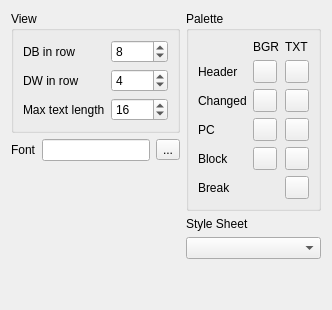
           <widget class="QWidget" name="tab_12">
            <attribute name="icon">
             <iconset resource="../xpeccy.qrc">
              <normaloff>:/images/bug.png</normaloff>:/images/bug.png</iconset>
            </attribute>
            <attribute name="title">
             <string>deBUGa</string>
            </attribute>
            <layout class="QHBoxLayout" name="horizontalLayout_37" stretch="10,0">
             <item>
              <layout class="QVBoxLayout" name="verticalLayout_46">
               <item>
                <widget class="QGroupBox" name="groupBox_13">
                 <property name="title">
                  <string>View</string>
                 </property>
                 <layout class="QGridLayout" name="gridLayout_16" columnstretch="0,10">
                  <item row="0" column="1">
                   <widget class="QSpinBox" name="sbDbSize">
                    <property name="minimum">
                     <number>1</number>
                    </property>
                    <property name="maximum">
                     <number>16</number>
                    </property>
                    <property name="value">
                     <number>8</number>
                    </property>
                   </widget>
                  </item>
                  <item row="0" column="0">
                   <widget class="QLabel" name="label_61">
                    <property name="text">
                     <string>DB in row</string>
                    </property>
                   </widget>
                  </item>
                  <item row="2" column="0">
                   <widget class="QLabel" name="label_62">
                    <property name="text">
                     <string>Max text length</string>
                    </property>
                   </widget>
                  </item>
                  <item row="1" column="0">
                   <widget class="QLabel" name="label_63">
                    <property name="text">
                     <string>DW in row</string>
                    </property>
                   </widget>
                  </item>
                  <item row="1" column="1">
                   <widget class="QSpinBox" name="sbDwSize">
                    <property name="minimum">
                     <number>1</number>
                    </property>
                    <property name="maximum">
                     <number>16</number>
                    </property>
                    <property name="value">
                     <number>4</number>
                    </property>
                   </widget>
                  </item>
                  <item row="2" column="1">
                   <widget class="QSpinBox" name="sbTextSize">
                    <property name="minimum">
                     <number>1</number>
                    </property>
                    <property name="maximum">
                     <number>128</number>
                    </property>
                    <property name="value">
                     <number>16</number>
                    </property>
                   </widget>
                  </item>
                 </layout>
                </widget>
               </item>
               <item>
                <layout class="QHBoxLayout" name="horizontalLayout_38">
                 <item>
                  <widget class="QLabel" name="label_64">
                   <property name="text">
                    <string>Font</string>
                   </property>
                  </widget>
                 </item>
                 <item>
                  <widget class="QLineEdit" name="leDbgFont">
                   <property name="readOnly">
                    <bool>true</bool>
                   </property>
                  </widget>
                 </item>
                 <item>
                  <widget class="QToolButton" name="tbDbgFont">
                   <property name="text">
                    <string>...</string>
                   </property>
                   <property name="icon">
                    <iconset resource="../xpeccy.qrc">
                     <normaloff>:/images/font.png</normaloff>:/images/font.png</iconset>
                   </property>
                  </widget>
                 </item>
                </layout>
               </item>
               <item>
                <spacer name="verticalSpacer_2">
                 <property name="orientation">
                  <enum>Qt::Vertical</enum>
                 </property>
                 <property name="sizeHint" stdset="0">
                  <size>
                   <width>20</width>
                   <height>40</height>
                  </size>
                 </property>
                </spacer>
               </item>
              </layout>
             </item>
             <item>
              <layout class="QVBoxLayout" name="verticalLayout_45">
               <item>
                <widget class="QGroupBox" name="groupBox_7">
                 <property name="title">
                  <string>Palette</string>
                 </property>
                 <layout class="QGridLayout" name="gridLayout_15">
                  <item row="7" column="0">
                   <widget class="QLabel" name="label_49">
                    <property name="text">
                     <string>Block</string>
                    </property>
                   </widget>
                  </item>
                  <item row="0" column="1">
                   <widget class="QLabel" name="label_43">
                    <property name="text">
                     <string>BGR</string>
                    </property>
                   </widget>
                  </item>
                  <item row="7" column="2">
                   <widget class="QToolButton" name="tbDbgSelFG">
                    <property name="contextMenuPolicy">
                     <enum>Qt::CustomContextMenu</enum>
                    </property>
                    <property name="text">
                     <string/>
                    </property>
                   </widget>
                  </item>
                  <item row="0" column="2">
                   <widget class="QLabel" name="label_44">
                    <property name="text">
                     <string>TXT</string>
                    </property>
                   </widget>
                  </item>
                  <item row="3" column="1">
                   <widget class="QToolButton" name="tbDbgChaBG">
                    <property name="contextMenuPolicy">
                     <enum>Qt::CustomContextMenu</enum>
                    </property>
                    <property name="text">
                     <string/>
                    </property>
                   </widget>
                  </item>
                  <item row="6" column="1">
                   <widget class="QToolButton" name="tbDbgPcBG">
                    <property name="contextMenuPolicy">
                     <enum>Qt::CustomContextMenu</enum>
                    </property>
                    <property name="text">
                     <string/>
                    </property>
                   </widget>
                  </item>
                  <item row="1" column="2">
                   <widget class="QToolButton" name="tbDbgHeadFG">
                    <property name="contextMenuPolicy">
                     <enum>Qt::CustomContextMenu</enum>
                    </property>
                    <property name="text">
                     <string/>
                    </property>
                   </widget>
                  </item>
                  <item row="1" column="0">
                   <widget class="QLabel" name="label_40">
                    <property name="text">
                     <string>Header</string>
                    </property>
                   </widget>
                  </item>
                  <item row="1" column="1">
                   <widget class="QToolButton" name="tbDbgHeadBG">
                    <property name="contextMenuPolicy">
                     <enum>Qt::CustomContextMenu</enum>
                    </property>
                    <property name="text">
                     <string/>
                    </property>
                   </widget>
                  </item>
                  <item row="6" column="0">
                   <widget class="QLabel" name="label_48">
                    <property name="text">
                     <string>PC</string>
                    </property>
                   </widget>
                  </item>
                  <item row="6" column="2">
                   <widget class="QToolButton" name="tbDbgPcFG">
                    <property name="contextMenuPolicy">
                     <enum>Qt::CustomContextMenu</enum>
                    </property>
                    <property name="text">
                     <string/>
                    </property>
                   </widget>
                  </item>
                  <item row="7" column="1">
                   <widget class="QToolButton" name="tbDbgSelBG">
                    <property name="contextMenuPolicy">
                     <enum>Qt::CustomContextMenu</enum>
                    </property>
                    <property name="text">
                     <string/>
                    </property>
                   </widget>
                  </item>
                  <item row="8" column="0">
                   <widget class="QLabel" name="label_50">
                    <property name="text">
                     <string>Break</string>
                    </property>
                   </widget>
                  </item>
                  <item row="8" column="2">
                   <widget class="QToolButton" name="tbDbgBrkFG">
                    <property name="contextMenuPolicy">
                     <enum>Qt::CustomContextMenu</enum>
                    </property>
                    <property name="text">
                     <string/>
                    </property>
                   </widget>
                  </item>
                  <item row="3" column="0">
                   <widget class="QLabel" name="label_46">
                    <property name="text">
                     <string>Changed</string>
                    </property>
                   </widget>
                  </item>
                  <item row="3" column="2">
                   <widget class="QToolButton" name="tbDbgChaFG">
                    <property name="contextMenuPolicy">
                     <enum>Qt::CustomContextMenu</enum>
                    </property>
                    <property name="text">
                     <string/>
                    </property>
                   </widget>
                  </item>
                 </layout>
                </widget>
               </item>
               <item>
                <layout class="QVBoxLayout" name="verticalLayout_25">
                 <item>
                  <widget class="QLabel" name="label_22">
                   <property name="text">
                    <string>Style Sheet</string>
                   </property>
                  </widget>
                 </item>
                 <item>
                  <widget class="QComboBox" name="cbStyleSheet"/>
                 </item>
                </layout>
               </item>
               <item>
                <spacer name="verticalSpacer_12">
                 <property name="orientation">
                  <enum>Qt::Vertical</enum>
                 </property>
                 <property name="sizeHint" stdset="0">
                  <size>
                   <width>20</width>
                   <height>40</height>
                  </size>
                 </property>
                </spacer>
               </item>
              </layout>
             </item>
            </layout>
           </widget>
